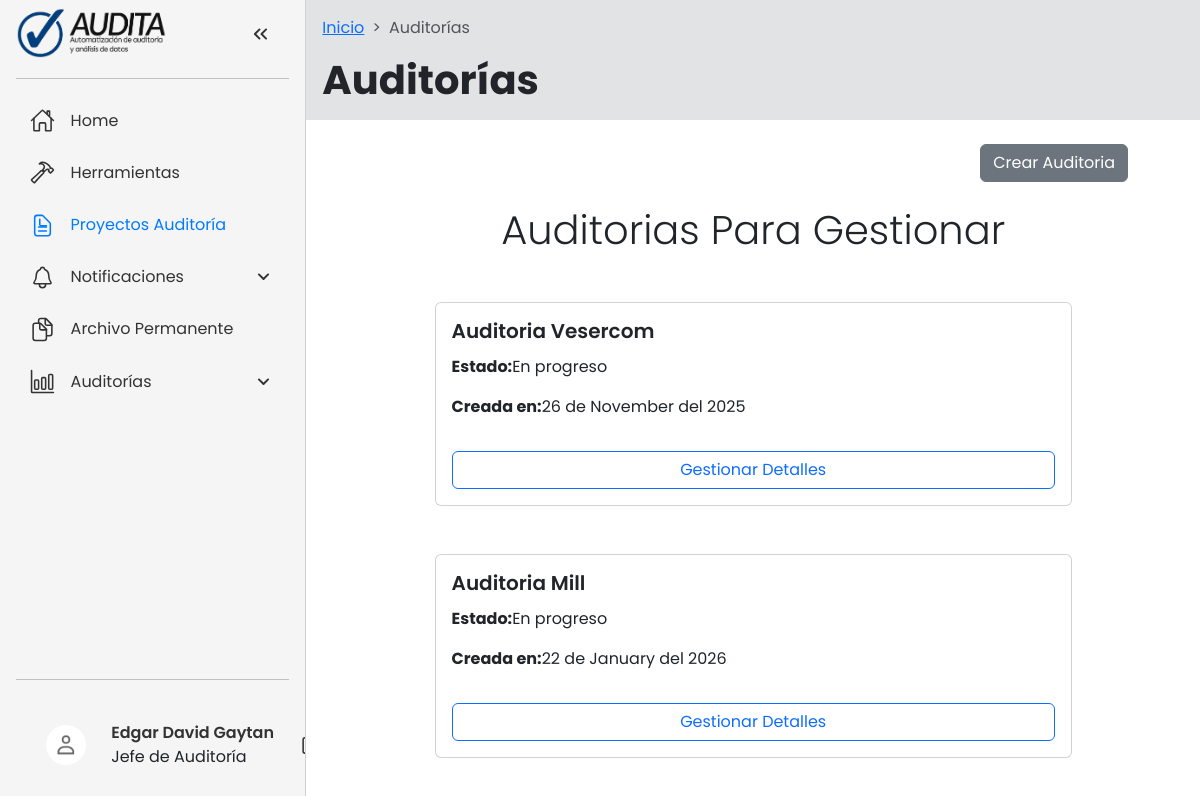
The app's page /auditorias/ (signed in) with its own data.
### users/models.py (models this page shows, shortened)
class User(AbstractUser):
    MODALIDAD_CHOICES = [
        ('I', 'Modalidad Individual'),
        ('G', 'Modalidad Grupal'),
        ('S', 'Superadmin'),
    ]
    first_name = models.CharField(max_length=30)
    last_name = models.CharField(max_length=30)
    signature = models.UUIDField(default=uuid.uuid4, editable=False, unique=True)
    modalidad = models.CharField(
        max_length=1,
        choices=MODALIDAD_CHOICES,
        default='I',
        help_text="I: individual, G: grupal, S: superadmin"
    )
    plan = models.CharField(
        max_length=2,
        default='M',
        help_text="M: mensual, A: anual, D: demo, NT: no tiene"
    )
    auditor_slots = models.PositiveIntegerField(
        default=3,
        help_text="Cantidad máxima de auditores permitidos para este jefe de auditoría (modalidad grupal)."
    )
    socio = models.BooleanField(
        default=False,
        help_text="Indica si el Jefe de Auditoría tiene privilegios de socio para crear usuarios."
    )
    administrador = models.ForeignKey(
        'self',
        related_name='auditores',
        on_delete=models.SET_NULL,
        null=True,
        blank=True,
        help_text="Administrador al que está asociado este usuario (para modalidad grupal)"
    )
    role = models.ForeignKey(
        'Roles',
        related_name="role",
        on_delete=models.SET_NULL,
        null=True,
        blank=True,
    )
    revisor_fiscal = models.BooleanField(
        default=False,
        help_text="Indica si el usuario tiene acceso al módulo de Revisoría Fiscal."
    )
    is_deleted = models.BooleanField(default=False)
    deleted_at = models.DateTimeField(null=True, blank=True)

class Roles(models.Model):
    name = models.CharField(max_length=255)
    verbose_name = models.CharField(max_length=255)
    def __str__(self):
        return self.verbose_name

### audits/models.py (models this page shows, shortened)
class Audit(models.Model):
    title = models.CharField(max_length=255)
    fechaInit = models.DateTimeField(default=timezone.now)
    identidad = models.CharField(max_length=255, default='Sin identidad')
    fechaEnd = models.DateTimeField(default=timezone.now)
    tipoAuditoria = models.CharField(max_length=255, default='F')
    moneda = models.CharField(max_length=10, default='GTQ')
    activa_revisoria = models.BooleanField(default=False, verbose_name="Activar Revisoria")
    created_at = models.DateTimeField(default=timezone.now)
    updated_at = models.DateTimeField(auto_now=True)
    audit_manager = models.ForeignKey(
        User, related_name="audit_manager", on_delete=models.CASCADE
    )
    assigned_users = models.ManyToManyField(
        User, related_name="assigned_users", blank=True
    )

### audits/views.py (the view)
# urls.py: path("", views.assigned_audits, name="assigned_audits"),
@login_required
def assigned_audits(req):
    if req.method == "GET":
        return assigned_audits_page(req)

### audits/utils.py (called while the page is built)
def get_assigned_audits(user_role: str, req: HttpRequest):
    if user_role == "audit_manager":
        return Audit.objects.filter(audit_manager=req.user)
    elif user_role in ["supervisor", "auditor"]:
        return Audit.objects.filter(assigned_users=req.user)

### audits/views.py (called while the page is built)
@login_required
def assigned_audits_page(req: HttpRequest):
    data = {}
    user_role = req.user.role.name
    if user_role == "audit_manager":
        data["audits_to_manage"] = get_assigned_audits(user_role=user_role, req=req)
    elif user_role == "supervisor" or user_role == "auditor":
        data["assigned_audits"] = get_assigned_audits(user_role=user_role, req=req)
    return render(req, "audits/assigned-audits.html", data)

### common/context_processors.py (called while the page is built)
def get_is_active_route(route: str, req: HttpRequest):
    path = req.path
    reverse_url = reverse(route)
    striped_path = path.strip("/")
    striped_reverse_url = reverse_url.strip("/")
    if striped_reverse_url == striped_path:
        return True
    if reverse_url in path and reverse_url != "/":
        return True
    path_splited_list = path.split("/")
    if len(path_splited_list) < 1:
        return False
    for path_segment in path_splited_list:
        if reverse_url == path_segment:
            return True
    return False

def assigned_audits(req: HttpRequest):
    return {
        "assigned_audits": (
            get_assigned_audits(req.user.role.name, req)
            if req.user.is_authenticated
            else ""
        )
    }

def is_choose_new_audit_path(req: HttpRequest):
    choose_new_audit_paths = (
        "audit_time_summary_index",
        "audit_time_summary_table",
        "summary_worked_hours_table",
        "status_of_work_papers_table",
        "activities_page",
        "tools",
    )
    for p in choose_new_audit_paths:
        url = reverse(p)
        if req.path == url:
            return {"is_choose_new_audit_path": True}
    return {"is_choose_new_audit_path": False}

def months_processor(req: HttpRequest):
    months = Months.objects.all()
    return {"months": months}

def current_statuses_processor(req: HttpRequest):
    current_statuses = CurrentStatus.objects.all()
    return {"current_statuses": current_statuses}

### audits/templates/audits/assigned-audits.html (shortened to what this page needs)
{% extends "common/system-base.html" %}
{% block page_title %}
    Auditorías
{% endblock page_title %}
{% block main_header_content %}
    {% if user.role.name == "audit_manager" %}
        <div class="px-5 d-flex justify-content-end">
            <a href="{% url 'create_audit' %}">
                <button type="button" class="btn btn-secondary">Crear Auditoria</button>
            </a>
        </div>
    {% endif %}
{% endblock main_header_content %}
{% load filters %}
{% block main_content %}
    {% if user.role.name == "supervisor" or user.role.name == "auditor" %}
        {% if assigned_audits %}
            <h2 class="mb-4 display-6">Auditorias Asignadas</h2>
            <ul class="list-unstyled gap-5 d-flex flex-column w-100 px-3">
                {% for audit in assigned_audits %}
                    <li class="card card-custom bg-card shadow-md col-md-6 col-12 my-4 mx-auto"
                        id="audit-card-{{ audit.id }}">
                        <header class="card-body p-4">
                            <div class="d-flex justify-content-between align-items-start">
                                <div>
                                    <h4 class="mb-1 fw-semibold">{{ audit.title }}</h4>
                                    <p class="mb-1 text-secondary">{{ audit.company }}.</p>
                                </div>
                                <div class="d-flex align-items-center gap-2">
                                    <svg width="24"
                                         height="24"
                                         viewBox="0 0 24 24"
                                         fill="none"
                                         xmlns="http://www.w3.org/2000/svg">
                                        <path d="M15 17C16.1046 17 17 16.1046 17 15C17 13.8954 16.1046 13 15 13C13.8954 13 13 13.8954 13 15C13 16.1046 13.8954 17 15 17Z" fill="currentColor" />
                                        <path fill-rule="evenodd" clip-rule="evenodd" d="M6 3C4.34315 3 3 4.34315 3 6V18C3 19.6569 4.34315 21 6 21H18C19.6569 21 21 19.6569 21 18V6C21 4.34315 19.6569 3 18 3H6ZM5 18V7H19V18C19 18.5523 18.5523 19 18 19H6C5.44772 19 5 18.5523 5 18Z" fill="currentColor" />
                                    </svg>
                                    <span>fecha</span>
                                </div>
                            </div>
                        </header>
                        <main class="card-body p-4">
                            <p class="text-secondary">{{ audit.description }}</p>
                            <div class="d-flex justify-content-between mt-4">
                                <div class="d-flex align-items-center gap-2">
                                    <svg xmlns="http://www.w3.org/2000/svg"
                                         width="24"
                                         height="24"
                                         viewBox="0 0 24 24"
                                         fill="none"
                                         stroke="currentColor"
                                         stroke-width="2"
                                         stroke-linecap="round"
                                         stroke-linejoin="round"
                                         class="text-muted-foreground">
                                        <path d="M19 21v-2a4 4 0 0 0-4-4H9a4 4 0 0 0-4 4v2"></path>
                                        <circle cx="12" cy="7" r="4"></circle>
                                    </svg>
                                    <span class="text-secondary">{{ audit.audit_manager.get_full_name }}</span>
                                </div>
                                <div class="d-flex align-items-center gap-2">
                                    <svg xmlns="http://www.w3.org/2000/svg"
                                         width="24"
                                         height="24"
                                         viewBox="0 0 24 24"
                                         fill="none"
                                         stroke="currentColor"
                                         stroke-width="2"
                                         stroke-linecap="round"
                                         stroke-linejoin="round"
                                         class="text-muted-foreground">
                                        <circle cx="12" cy="12" r="10"></circle>
                                        <polyline points="12 6 12 12 16 14"></polyline>
                                    </svg>
                                    <span class="text-secondary">{{ audit.created_at|format_date }}</span>
                                </div>
                            </div>
                        </main>
                        <footer class="card-body d-flex justify-content-between">
                            <button type="button"
                                    class="btn btn-secondary hover-bg-accent text-white"
                                    data-bs-toggle="modal"
                                    data-bs-target="#audit-details-modal{{ audit.id }}">Detalles</button>
                            <button class="btn btn-primary">Realizar</button>
                        </footer>
                    </li>
                    {% with audit=audit %}
                        {% include "audits/_audit-details-modal.html" with audit=audit %}
                    {% endwith %}
                {% endfor %}
            </ul>
        {% else %}
            <h4 class="mb-4 display-6">No tiene auditorias asignadas por el momento.</h4>
        {% endif %}
    {% elif user.role.name == "audit_manager" %}
        {% if audits_to_manage %}
            <h2 class="mb-4 display-6">Auditorias Para Gestionar</h2>
            <div class="overflow-hidden p-0">
                <ul class="row list-unstyled gx-5 gy-5 w-100 px-md-3 justify-content-center mx-auto">
                    {% for audit in audits_to_manage %}
                        <li id="audit-card-{{ audit.id }}" class="p-0">
                            <div class="card">
                                <div class="card-body">
                                    <h5 class="card-title fw-semibold">{{ audit.title }}</h5>
                                    <p class="card-text">
                                        <div class="d-flex flex-column justify-content-between">
                                            <p>
                                                <strong>Estado:</strong>En progreso
                                            </p>
                                            <p>
                                                <strong>Creada en:</strong>{{ audit.created_at|format_date }}
                                            </p>
                                        </div>
                                    </p>
                                    <a href="{% url 'manage_audit' audit.id %}"
                                       class="btn btn-outline-primary w-100">Gestionar Detalles</a>
                                </div>
                            </div>
                        </li>
                    {% endfor %}
                </ul>
            </div>
        {% else %}
            <h4 class="mb-4 display-6">No tiene auditorias para gestionar por el momento.</h4>
        {% endif %}
    {% endif %}
{% endblock main_content %}

### common/templates/common/_aside.html (shortened to what this page needs)
{% load filters %}
{% load static %}
<nav id="sidebar">
  <ul>
    <li>
      <img
      src="{% static 'images/audita-logo-horizontal.png' %}"
      alt="Logo de la Empresa"
      class="h-8 w-auto" width="150" height="50"
    />
      <button id="toggle-btn" onclick="toggleSidebar()">
      </button>
    </li>
    <hr />
    {% if user.role.name != 'superadmin' %}
      {% for link in aside_navbar_links %}
        {% if not link.hide_to or user.role.name not in link.hide_to %}
          {% if link.type == "collapse" %}
            <li class="{% if link.active %}collapse-active{% endif %}">
              <button class="dropdown-btn" onclick="toggleSubMenu(this)">
                {{ link.icon|safe }}
                <span>{{ link.name }}</span>
                <svg xmlns="http://www.w3.org/2000/svg"
                     height="24px"
                     viewBox="0 -960 960 960"
                     width="24px"
                     fill="#e8eaed">
                  <path d="M480-361q-8 0-15-2.5t-13-8.5L268-556q-11-11-11-28t11-28q11-11 28-11t28 11l156 156 156-156q11-11 28-11t28 11q11 11 11 28t-11 28L508-372q-6 6-13 8.5t-15 2.5Z" />
                </svg>
              </button>
            </li>
          {% else %}
            <li class="{% if link.active %}active{% endif %}">
              <a href="{% url link.url %}">
                {{ link.icon|safe }}
                <span>{{ link.name }}</span>
              </a>
            </li>
          {% endif %}
        {% endif %}
      {% endfor %}
    {% endif %}
    <hr class="mt-auto" />
    <li class="user-section" onclick="toggleUserOptions()">
      {% load static %}
      <a href="{% url 'user' %}">
        <img src="{% static 'images/placeholder-user.jpg' %}"
             alt="User Image"
             height="40"
             width="40" />
      </a>
      <div class="user-info">
        <div class="user-name">{{ user.first_name }} {{ user.last_name }}</div>
        <div class="user-role">{{ user.role }}</div>
      </div>
      <a href="{% url 'logout' %}" class="logout-button">
      </a>
    </li>
  </ul>
</nav>

### static/users/styles.css (style rules this page uses)
* { font-family: Poppins, 'Segoe UI', Tahoma, Geneva, Verdana, sans-serif !important; }
:root { --base-clr: #f5f5f5; --line-clr: #d1d1d1; --hover-clr: #e0e0e0; --text-clr: #333; --accent-clr: #007bff; --secondary-text-clr: #555; }
.overflow-hidden { overflow: hidden; }
#sidebar { box-sizing: border-box; height: 100vh; width: 25rem; padding: 5px 1em; background-color: var(--base-clr); border-right: 1px solid var(--line-clr); position: sticky; top: 0; align-self: start; transition: 300ms ease-in-out; overflow: hidden; z-index: 10; text-wrap: nowrap; }
#sidebar .user-section { padding: 1em; display: flex; align-items: center; gap: 0.75em; }
#sidebar .user-section img { width: 40px; height: 40px; border-radius: 50%; object-fit: cover; }
#sidebar .user-section .user-info { flex-grow: 1; }
#sidebar .user-section .user-name { font-weight: 600; font-size: 1rem; color: var(--text-clr); }
#sidebar ul { list-style: none; padding: 0 !important; margin: 0 !important; min-height: 100% !important; display: flex; flex-direction: column; }
#sidebar svg { width: 25px; }
#sidebar a, #sidebar .dropdown-btn { border-radius: .5em; padding: .85em; text-decoration: none; color: var(--text-clr); display: flex; align-items: center; gap: 1em; }
.dropdown-btn { width: 100%; text-align: left; background: none; border: none; font: inherit; cursor: pointer; }
#sidebar svg { flex-shrink: 0; fill: var(--text-clr); }
#sidebar a span, #sidebar .dropdown-btn span { flex-grow: 1; }
.dropdown-btn svg { transition: 200ms ease; }

### records on screen
User: first_name "Edgar David", last_name "Gaytan", role "Jefe de Auditoría"
Audit: title "Auditoria Vesercom", created_at "26 de November del 2025"
Audit: title "Auditoria Mill", created_at "22 de January del 2026"

### other values on screen
{{ link.name }} "Home" "Herramientas" "Proyectos Auditoría" "Archivo Permanente"
{{ link.name }} "Notificaciones" "Auditorías"
{{ name }} "Inicio"
{{ name }} "Auditorías"
